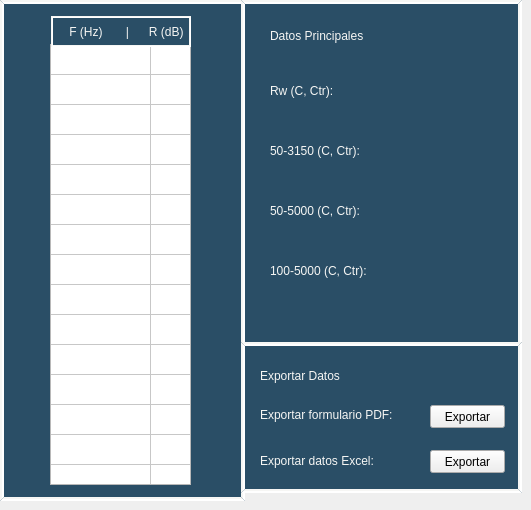
   <widget class="QWidget" name="tab">
    <attribute name="title">
     <string>Rw</string>
    </attribute>
    <widget class="QTableWidget" name="tabla_Rw">
     <property name="geometry">
      <rect>
       <x>50</x>
       <y>44</y>
       <width>141</width>
       <height>441</height>
      </rect>
     </property>
     <property name="sizePolicy">
      <sizepolicy hsizetype="Expanding" vsizetype="Fixed">
       <horstretch>0</horstretch>
       <verstretch>0</verstretch>
      </sizepolicy>
     </property>
     <property name="styleSheet">
      <string notr="true">font-size: 11px;
 border-collapse: collapse;
text-align: center;</string>
     </property>
     <property name="verticalScrollBarPolicy">
      <enum>Qt::ScrollBarAlwaysOff</enum>
     </property>
     <property name="horizontalScrollBarPolicy">
      <enum>Qt::ScrollBarAlwaysOff</enum>
     </property>
     <property name="rowCount">
      <number>21</number>
     </property>
     <attribute name="horizontalHeaderVisible">
      <bool>false</bool>
     </attribute>
     <attribute name="verticalHeaderVisible">
      <bool>false</bool>
     </attribute>
     <row/>
     <row/>
     <row/>
     <row/>
     <row/>
     <row/>
     <row/>
     <row/>
     <row/>
     <row/>
     <row/>
     <row/>
     <row/>
     <row/>
     <row/>
     <row/>
     <row/>
     <row/>
     <row/>
     <row/>
     <row/>
     <column>
      <property name="text">
       <string>F (Hz)</string>
      </property>
     </column>
     <column>
      <property name="text">
       <string>R (dB)</string>
      </property>
     </column>
    </widget>
    <widget class="QGraphicsView" name="graphicsView_5">
     <property name="geometry">
      <rect>
       <x>0</x>
       <y>0</y>
       <width>245</width>
       <height>501</height>
      </rect>
     </property>
     <property name="styleSheet">
      <string notr="true">background-color: rgb(42,78,102);
border: 4px;
border-color: rgb(246, 246, 244);
border-style:  groove;</string>
     </property>
    </widget>
    <widget class="QLabel" name="label_tabla">
     <property name="geometry">
      <rect>
       <x>51</x>
       <y>16</y>
       <width>140</width>
       <height>31</height>
      </rect>
     </property>
     <property name="styleSheet">
      <string notr="true">font: 10pt &quot;Technic&quot;;
font: 25 8pt &quot;Microsoft YaHei Light&quot;;
color: rgb(246, 246, 244);
background-color: rgb(42, 78, 102);
border: 2px;
border-color: rgb(246, 246, 244);
border-style:  groove;</string>
     </property>
     <property name="text">
      <string>    F (Hz)       |      R (dB)</string>
     </property>
    </widget>
    <widget class="QGraphicsView" name="graphicsView_7">
     <property name="geometry">
      <rect>
       <x>241</x>
       <y>0</y>
       <width>281</width>
       <height>351</height>
      </rect>
     </property>
     <property name="styleSheet">
      <string notr="true">background-color: rgb(42,78,102);
border: 4px;
border-color: rgb(246, 246, 244);
border-style:  groove;</string>
     </property>
    </widget>
    <widget class="QGraphicsView" name="graphicsView_8">
     <property name="geometry">
      <rect>
       <x>241</x>
       <y>342</y>
       <width>281</width>
       <height>151</height>
      </rect>
     </property>
     <property name="styleSheet">
      <string notr="true">background-color: rgb(42,78,102);
border: 4px;
border-color: rgb(246, 246, 244);
border-style:  groove;</string>
     </property>
    </widget>
    <widget class="QLabel" name="title_label_3">
     <property name="geometry">
      <rect>
       <x>270</x>
       <y>10</y>
       <width>231</width>
       <height>51</height>
      </rect>
     </property>
     <property name="styleSheet">
      <string notr="true">font: 20pt &quot;Technic&quot;;
color: rgb(246, 246, 244);
background-color: rgb(42, 78, 102);</string>
     </property>
     <property name="text">
      <string>Datos Principales</string>
     </property>
    </widget>
    <widget class="QLabel" name="title_label_4">
     <property name="geometry">
      <rect>
       <x>260</x>
       <y>350</y>
       <width>201</width>
       <height>51</height>
      </rect>
     </property>
     <property name="styleSheet">
      <string notr="true">font: 20pt &quot;Technic&quot;;
color: rgb(246, 246, 244);
background-color: rgb(42, 78, 102);</string>
     </property>
     <property name="text">
      <string>Exportar Datos</string>
     </property>
    </widget>
    <widget class="QLabel" name="label_main_data">
     <property name="geometry">
      <rect>
       <x>270</x>
       <y>80</y>
       <width>81</width>
       <height>21</height>
      </rect>
     </property>
     <property name="styleSheet">
      <string notr="true">font: 11pt &quot;MS Shell Dlg 2&quot;;
background-color: rgb(42,78,102);
color: rgb(246, 246, 244);</string>
     </property>
     <property name="text">
      <string>Rw (C, Ctr):</string>
     </property>
    </widget>
    <widget class="QLabel" name="label_8">
     <property name="geometry">
      <rect>
       <x>270</x>
       <y>140</y>
       <width>121</width>
       <height>21</height>
      </rect>
     </property>
     <property name="styleSheet">
      <string notr="true">font: 11pt &quot;MS Shell Dlg 2&quot;;
background-color: rgb(42,78,102);
color: rgb(246, 246, 244);</string>
     </property>
     <property name="text">
      <string>50-3150 (C, Ctr):</string>
     </property>
    </widget>
    <widget class="QLabel" name="label_9">
     <property name="geometry">
      <rect>
       <x>270</x>
       <y>200</y>
       <width>121</width>
       <height>21</height>
      </rect>
     </property>
     <property name="styleSheet">
      <string notr="true">font: 11pt &quot;MS Shell Dlg 2&quot;;
background-color: rgb(42,78,102);
color: rgb(246, 246, 244);</string>
     </property>
     <property name="text">
      <string>50-5000 (C, Ctr):</string>
     </property>
    </widget>
    <widget class="QLabel" name="label_10">
     <property name="geometry">
      <rect>
       <x>270</x>
       <y>260</y>
       <width>121</width>
       <height>21</height>
      </rect>
     </property>
     <property name="styleSheet">
      <string notr="true">font: 11pt &quot;MS Shell Dlg 2&quot;;
background-color: rgb(42,78,102);
color: rgb(246, 246, 244);</string>
     </property>
     <property name="text">
      <string>100-5000 (C, Ctr):</string>
     </property>
    </widget>
    <widget class="QLabel" name="label_11">
     <property name="geometry">
      <rect>
       <x>260</x>
       <y>404</y>
       <width>181</width>
       <height>21</height>
      </rect>
     </property>
     <property name="styleSheet">
      <string notr="true">font: 11pt &quot;MS Shell Dlg 2&quot;;
background-color: rgb(42,78,102);
color: rgb(246, 246, 244);</string>
     </property>
     <property name="text">
      <string>Exportar formulario PDF:</string>
     </property>
    </widget>
    <widget class="QLabel" name="label_12">
     <property name="geometry">
      <rect>
       <x>260</x>
       <y>450</y>
       <width>181</width>
       <height>21</height>
      </rect>
     </property>
     <property name="styleSheet">
      <string notr="true">font: 11pt &quot;MS Shell Dlg 2&quot;;
background-color: rgb(42,78,102);
color: rgb(246, 246, 244);</string>
     </property>
     <property name="text">
      <string>Exportar datos Excel:</string>
     </property>
    </widget>
    <widget class="QPushButton" name="exportar_pdf_R">
     <property name="geometry">
      <rect>
       <x>430</x>
       <y>405</y>
       <width>75</width>
       <height>23</height>
      </rect>
     </property>
     <property name="text">
      <string>Exportar</string>
     </property>
    </widget>
    <widget class="QPushButton" name="exportar_excel_R">
     <property name="geometry">
      <rect>
       <x>430</x>
       <y>450</y>
       <width>75</width>
       <height>23</height>
      </rect>
     </property>
     <property name="text">
      <string>Exportar</string>
     </property>
    </widget>
    <widget class="QLabel" name="label_Rw_R">
     <property name="geometry">
      <rect>
       <x>368</x>
       <y>81</y>
       <width>121</width>
       <height>21</height>
      </rect>
     </property>
     <property name="styleSheet">
      <string notr="true">font: 11pt &quot;MS Shell Dlg 2&quot;;
background-color: rgb(42,78,102);
color: rgb(246, 246, 244);</string>
     </property>
     <property name="text">
      <string/>
     </property>
    </widget>
    <widget class="QLabel" name="label_50_3150_R">
     <property name="geometry">
      <rect>
       <x>400</x>
       <y>140</y>
       <width>111</width>
       <height>21</height>
      </rect>
     </property>
     <property name="styleSheet">
      <string notr="true">font: 11pt &quot;MS Shell Dlg 2&quot;;
background-color: rgb(42,78,102);
color: rgb(246, 246, 244);</string>
     </property>
     <property name="text">
      <string/>
     </property>
    </widget>
    <widget class="QLabel" name="label_50_5000_R">
     <property name="geometry">
      <rect>
       <x>400</x>
       <y>200</y>
       <width>111</width>
       <height>21</height>
      </rect>
     </property>
     <property name="styleSheet">
      <string notr="true">font: 11pt &quot;MS Shell Dlg 2&quot;;
background-color: rgb(42,78,102);
color: rgb(246, 246, 244);</string>
     </property>
     <property name="text">
      <string/>
     </property>
    </widget>
    <widget class="QLabel" name="label_100_5000_R">
     <property name="geometry">
      <rect>
       <x>400</x>
       <y>260</y>
       <width>111</width>
       <height>21</height>
      </rect>
     </property>
     <property name="styleSheet">
      <string notr="true">font: 11pt &quot;MS Shell Dlg 2&quot;;
background-color: rgb(42,78,102);
color: rgb(246, 246, 244);</string>
     </property>
     <property name="text">
      <string/>
     </property>
    </widget>
    <zorder>graphicsView_5</zorder>
    <zorder>tabla_Rw</zorder>
    <zorder>graphicsView_7</zorder>
    <zorder>graphicsView_8</zorder>
    <zorder>title_label_3</zorder>
    <zorder>title_label_4</zorder>
    <zorder>label_main_data</zorder>
    <zorder>label_8</zorder>
    <zorder>label_9</zorder>
    <zorder>label_10</zorder>
    <zorder>label_11</zorder>
    <zorder>label_12</zorder>
    <zorder>exportar_pdf_R</zorder>
    <zorder>exportar_excel_R</zorder>
    <zorder>label_tabla</zorder>
    <zorder>label_Rw_R</zorder>
    <zorder>label_50_3150_R</zorder>
    <zorder>label_50_5000_R</zorder>
    <zorder>label_100_5000_R</zorder>
   </widget>
